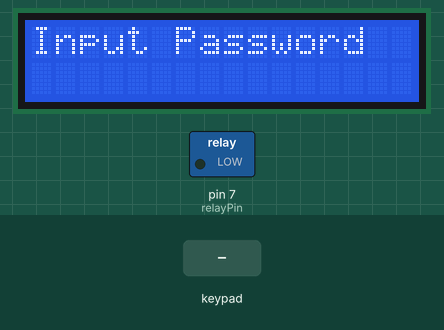
Simulated run of this sketch. Board: Arduino Uno, built with avr-gcc and run on an emulated ATmega328P. Shown: 16×2 character LCD, switched loads named in the sketch (green lamp = pin HIGH). The test bench sets the inputs (shaded band). What the sketch prints to the serial monitor is not drawn.

Above: at 1.2 s.
1.3 s: keypad keys 1 5 9 pressed 0.4 s apart
At 4.0 s:
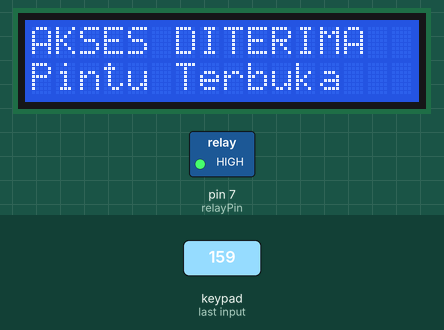
4.6 s: keypad keys 5 4 3 2 pressed 0.4 s apart
At 11.0 s:
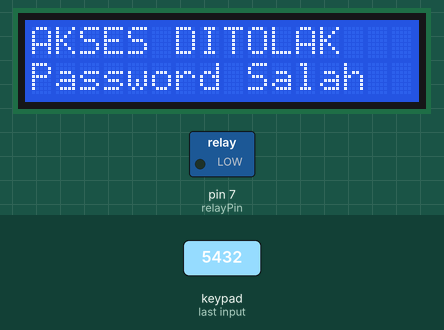
12.1 s: key '7' pressed
15.1 s: key '8' pressed
At 16.7 s:
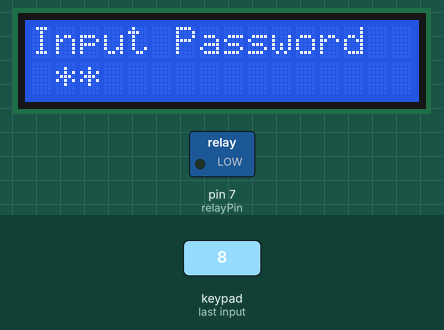
Timing chart, 0 to 18.2 s (numbered marks = the images above; inputs shaded):
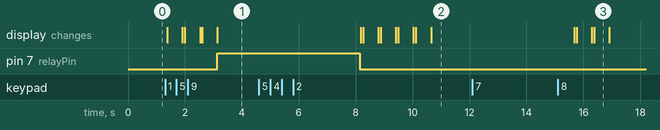

Measured:
- after the input at 1.3 s, pin 7 (relayPin): LOW → HIGH after 1.8 s; the display: first changes after 0.08 s (image 1 shows a later state)
- after the input at 4.6 s, the display: first differs from a run without the input after 3.7 s (image 2 shows a later state)
- after the input at 12.1 s, every drawn part: stays the same
- after the input at 15.1 s, the display: first differs from a run without the input after 1.3 s (image 3)
- what the display in image 3 shows lasts 0.5 s, from 16.4 s to 16.9 s

The sketch:

sketch_oct30b.ino
```cpp
/* @file CustomKeypad.pde
|| @version 1.0
|| @author Alexander Brevig
|| @contact alexanderbrevig@gmail.com
||
|| @description
|| | Demonstrates changing the keypad size and key values.
|| #
*/
#include <Keypad.h>
#include <LiquidCrystal_I2C.h>
LiquidCrystal_I2C lcd(0x27, 16, 2);
#define relayPin 7
const byte ROWS = 4; //four rows
const byte COLS = 4; //four columns
//define the cymbols on the buttons of the keypads
char hexaKeys[ROWS][COLS] = {
  {'7','8','9','C'},
  {'1','2','3','A'},
  {'4','5','6','B'},
  {'*','0','#','D'}
};
byte rowPins[ROWS] = {A3, A2, A1, A0}; //connect to the row pinouts of the keypad
byte colPins[COLS] = {5, 4, 3, 2}; //connect to the column pinouts of the keypad

//initialize an instance of class NewKeypad
Keypad customKeypad = Keypad( makeKeymap(hexaKeys), rowPins, colPins, ROWS, COLS);
int position = 0;
int salah = 0;
void setup(){
  lcd.begin();
    pinMode(relayPin, OUTPUT);
  Serial.begin(9600);
}

void loop(){
  Serial.println("masuk");
     digitalWrite(relayPin, LOW);
  char* password = "159";
  char customKey = customKeypad.getKey();
   lcd.setCursor(0,0);
  lcd.print("Input Password  ");
  lcd.setCursor(0,1);
  lcd.print(customKey);
  lcd.setCursor(0,1);
  lcd.print("                ");
  if (customKey){
  lcd.setCursor(0,0);
  lcd.print("Input Password");
  lcd.setCursor(0,1);
  lcd.print(customKey);
  if(salah==0){
   lcd.setCursor(0,1);
  lcd.print(" *");delay(500);
  }if(salah==1){
   lcd.setCursor(0,1);
  lcd.print(" **");delay(500);
  }if(salah==2){
   lcd.setCursor(0,1);
  lcd.print(" ***");delay(500);
  }

  }
  if (
    customKey == '2' ||
    customKey == '3' ||
    customKey == 'A' ||
    customKey == '4' ||
    customKey == '6' ||
    customKey == 'B' ||
    customKey == '7' ||
    customKey == '8' ||
    customKey == 'C' ||
    customKey == '*' ||
    customKey == '0' ||
    customKey == '#' ||
    customKey == 'D'

    ){
    salah++;

  }  if (salah == 3){
     salah = 0;
    lcd.setCursor(0,0);
  lcd.print("AKSES DITOLAK   ");
  lcd.setCursor(0,1);
  lcd.print("Password Salah");
  delay(5000);
    position = 0;
  }
  if (customKey == password[position] ){
    position++;
  } if (position == 3){
   Serial.print(password[0]);
    Serial.print(password[1]);
    Serial.print(password[2]);
     lcd.setCursor(0,0);
  lcd.print("AKSES DITERIMA  ");
  lcd.setCursor(0,1);
  lcd.print("Pintu Terbuka");
    digitalWrite(relayPin, HIGH);
    // Kasi Delay 2 detik
    Serial.println("HIGH selama 5 detik (BUKA PINTU)");
    delay(5000);
  }
  if(position == 4){
    position = 0;
  }

}
```
